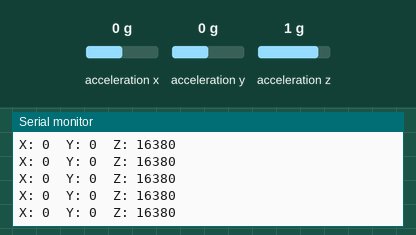
A sketch run on a simulated Arduino Uno, built with avr-gcc and run on an emulated ATmega328P. Parts: the last lines printed to the serial monitor. The test bench sets the inputs (shaded band); at power-on: acceleration x 0 g, acceleration y 0 g, acceleration z 1 g.

Above: at 1.2 s.
1.3 s: acceleration x set to -1.4 g
At 1.8 s:
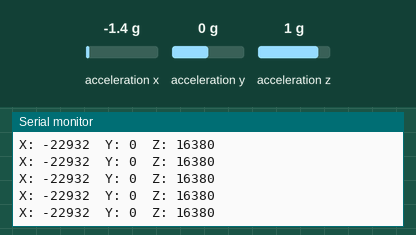
4.3 s: acceleration y set to -1.4 g
At 5.3 s:
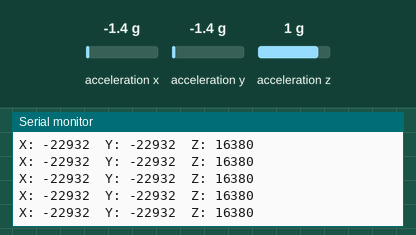
7.3 s: acceleration z set to 0 g
At 8.3 s:
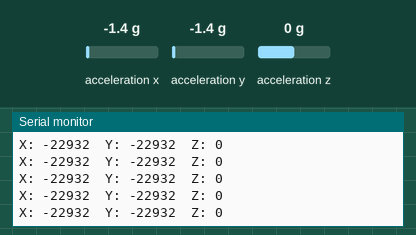
10.3 s: acceleration x set to 0 g
At 11.1 s:
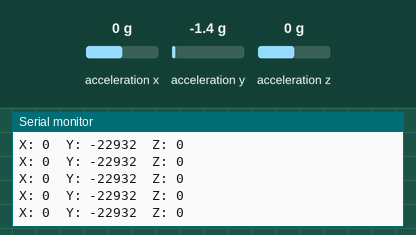
13.3 s: acceleration z set to -1.4 g
At 14.1 s:
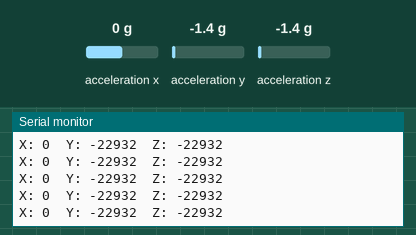
19.3 s: acceleration y set to 0.8 g
At 20.0 s:
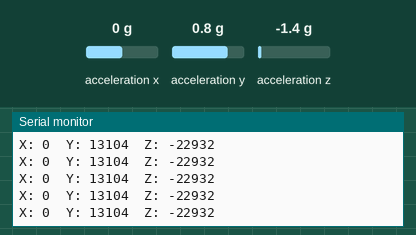
Timing chart, 0 to 22.3 s (numbered marks = the images above; inputs shaded):
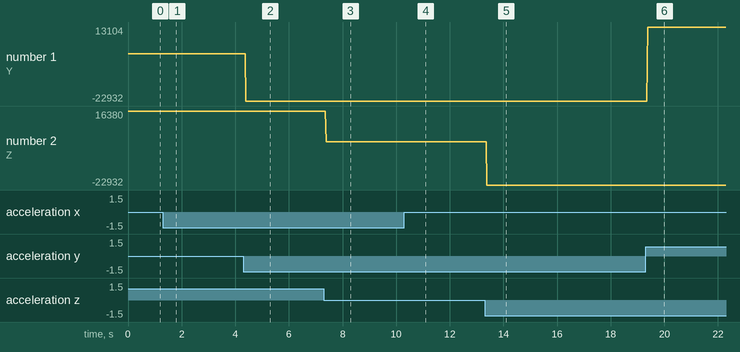

The sketch:

MMA8451Accelerometer.ino
```cpp
/*
    Simplified example for the Adafruit MMA8451 accelerometer
    breakout board (https://www.adafruit.com/products/2019)
    based on Kevin Townsend's sample code.

    Note: this code sets the accelerometer to 2G (aka 2x the acceleration
    due to gravity). The accelerometer has a 14-bit range, or -8193 to 8192.
    So at 1G, when the full force of gravity is on one of the axes,
    the reading should be around 4095 for that axis (or -4096, depending on
    the orientation).

    modified 23 Nov 2015
    by Tom Igoe
*/

#include <Wire.h>
#include <Adafruit_MMA8451.h>

Adafruit_MMA8451 mma = Adafruit_MMA8451();

void setup(void) {
  Serial.begin(9600);
// initialize communications with the accelerometer:
  if (! mma.begin()) {
    Serial.println("Couldn't start. Check wiring the to the sensor.");
    while (true);   // stop here and do nothing else
  }
  // set accelerometer range to 2G max:
  mma.setRange(MMA8451_RANGE_2_G);
}

void loop() {
  // Read the accelerometer data
  // (ranges from -8193 to 8192 at max acceleration):
  mma.read();
  Serial.print("X: ");
  Serial.print(mma.x);
  Serial.print("\tY: ");
  Serial.print(mma.y);
  Serial.print("\tZ: ");
  Serial.println(mma.z);
}
```

Measured:
- after the input at 1.3 s, the serial monitor: prints a new line after 0.07 s (image 1)
- after the input at 4.3 s, the serial monitor: prints a new line after 0.09 s (image 2)
- after the input at 7.3 s, the serial monitor: prints a new line after 0.08 s (image 3)
- after the input at 10.3 s, the serial monitor: prints a new line after 0.09 s (image 4)
- after the input at 13.3 s, the serial monitor: prints a new line after 0.08 s (image 5)
- after the input at 19.3 s, the serial monitor: prints a new line after 0.08 s (image 6)
- plotted number 1: -22932 → 13104 after the input at 19.3 s
- plotted number 2: -22932 → -2 after the input at 19.3 s
